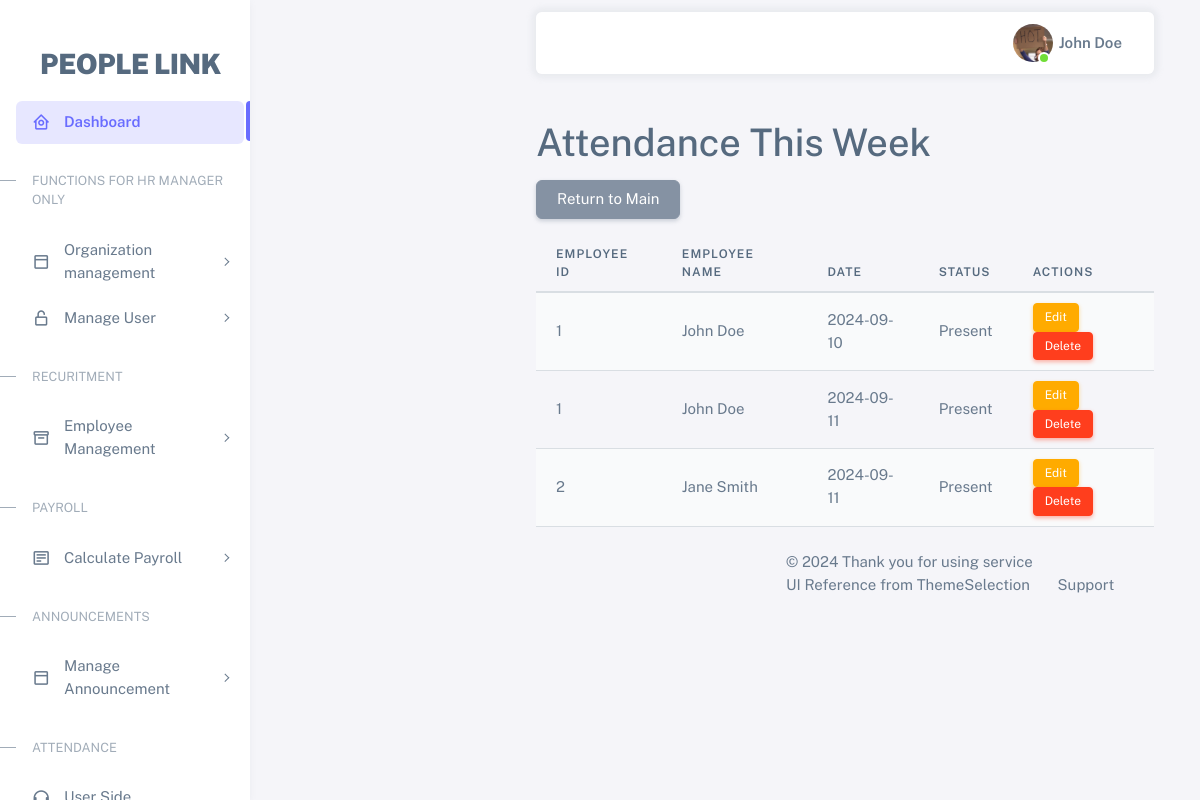
The page /view_attendance (signed in) on the database as committed earlier.
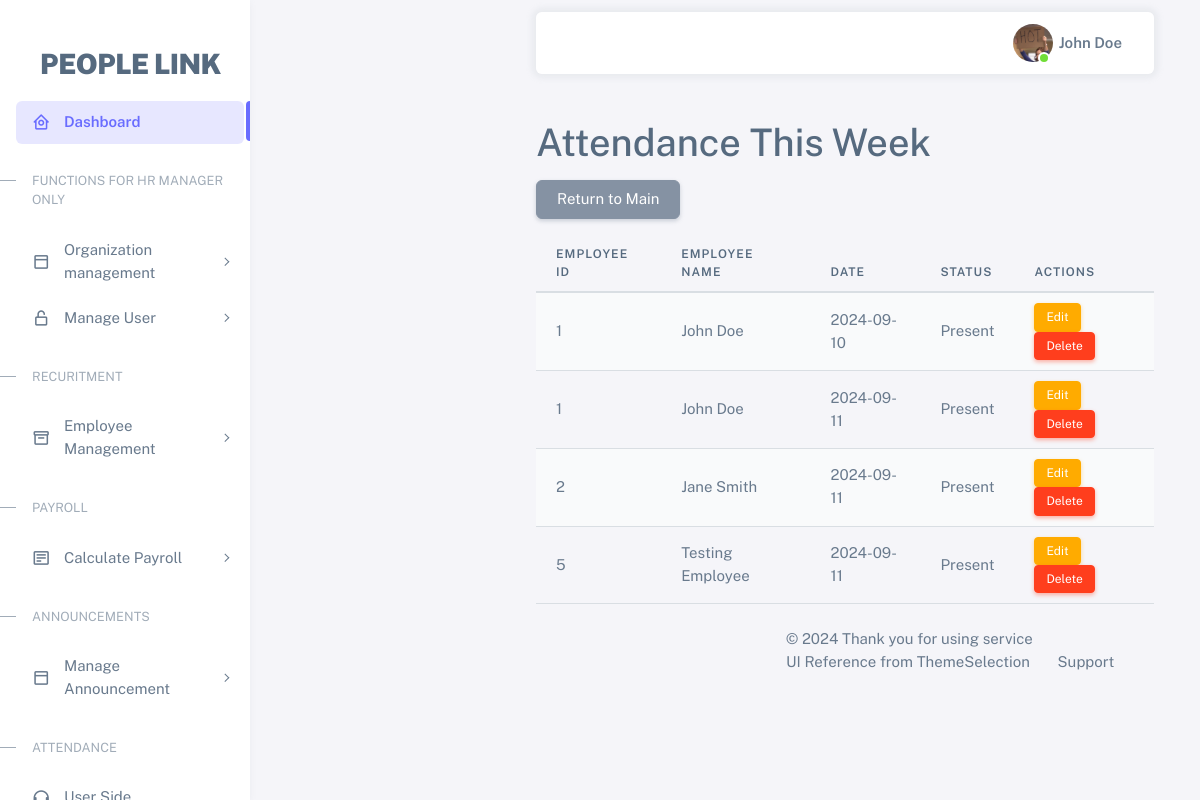
The same page on the database as committed later.
### tables this page shows
CREATE TABLE attendance (
        attendance_id INTEGER PRIMARY KEY AUTOINCREMENT,
        emp_id INTEGER NOT NULL,
        date DATE NOT NULL,
        status TEXT CHECK(status IN ('Present', 'Leave')) NOT NULL,
        FOREIGN KEY (emp_id) REFERENCES employee (emp_id)
    );

CREATE TABLE employee (
    emp_id INTEGER PRIMARY KEY AUTOINCREMENT,
    emp_name TEXT NOT NULL,
    email TEXT NOT NULL UNIQUE,  -- Employee email
    phone_number TEXT NOT NULL,  -- Employee phone number
    photo BLOB,  -- Employee profile photo (can store as binary data)
    dept_id INTEGER NOT NULL,
    job_status TEXT NOT NULL,
    gender TEXT NOT NULL,
    termination_date DATE,
    employee_status TEXT NOT NULL,
    join_date DATE NOT NULL,
    pos_id INTEGER NOT NULL,
    is_dept_leader INTEGER DEFAULT 0, -- 0 = not leader, 1 = leader
    is_team_leader INTEGER DEFAULT 0, -- 0 = not team leader, 1 = team leader
    FOREIGN KEY (pos_id) REFERENCES position (pos_id),
    FOREIGN KEY (dept_id) REFERENCES department (dept_id)
);

### app.py (the view)
@app.route('/view_attendance')
def view_attendance():
    if 'role' not in session:
        return redirect(url_for('login'))
    conn = get_db()
    cursor = conn.cursor()
    today = datetime.now()
    start_of_month = today.replace(day=1)
    if today.month == 12:  # If it's December, go to January of the next year
        end_of_month = today.replace(year=today.year + 1, month=1, day=1) - timedelta(days=1)
    else:
        end_of_month = today.replace(month=today.month + 1, day=1) - timedelta(days=1)
    if session['role'] in ['manager', 'payroll_admin']:
        cursor.execute('''
    SELECT employee.emp_id, employee.emp_name, attendance.date, attendance.status
    FROM attendance
    JOIN employee ON attendance.emp_id = employee.emp_id
    WHERE attendance.date BETWEEN ? AND ?
        ''', (start_of_month.strftime('%Y-%m-%d'), end_of_month.strftime('%Y-%m-%d')))
    else:
        return redirect(url_for('check_in'))
    attendance = cursor.fetchall()
    conn.close()
    return render_template('view_attendance.html', attendance=attendance)

### app.py (called while the page is built)
def get_db():
    conn = sqlite3.connect('hrm.db')
    conn.row_factory = sqlite3.Row
    return conn

### templates/view_attendance.html
{% extends "base.html" %}
{% block content %}
    <div class="container mt-5">
        <h1>Attendance This Week</h1>
        <a class="btn btn-secondary mb-3" href="{{ url_for('index') }}">Return to Main</a>
        <table class="table table-striped">
            <thead>
                <tr>
                    <th>Employee ID</th>
                    <th>Employee Name</th>
                    <th>Date</th>
                    <th>Status</th>
                    <th>Actions</th>
                </tr>
            </thead>
            <tbody>
                {% for record in attendance %}
                <tr>
                    <td>{{ record.emp_id }}</td>
                    <td>{{ record.emp_name }}</td>
                    <td>{{ record.date }}</td>
                    <td>{{ record.status }}</td>
                    <td>
                      <a href="#" class="btn btn-warning btn-sm me-1">Edit</a>
                      <form action="#" method="POST" style="display:inline;" onsubmit="return confirm('Are you sure you want to delete this department?');">
                          <button type="submit" class="btn btn-danger btn-sm">Delete</button>
                      </form>
                </tr>
                {% endfor %}
            </tbody>
        </table>
    </div>
    {% endblock %}

Rows that differ between the two databases and show on the page:
added attendance: emp_id "5", emp_name "Testing Employee", date "2024-09-11", status "Present"
